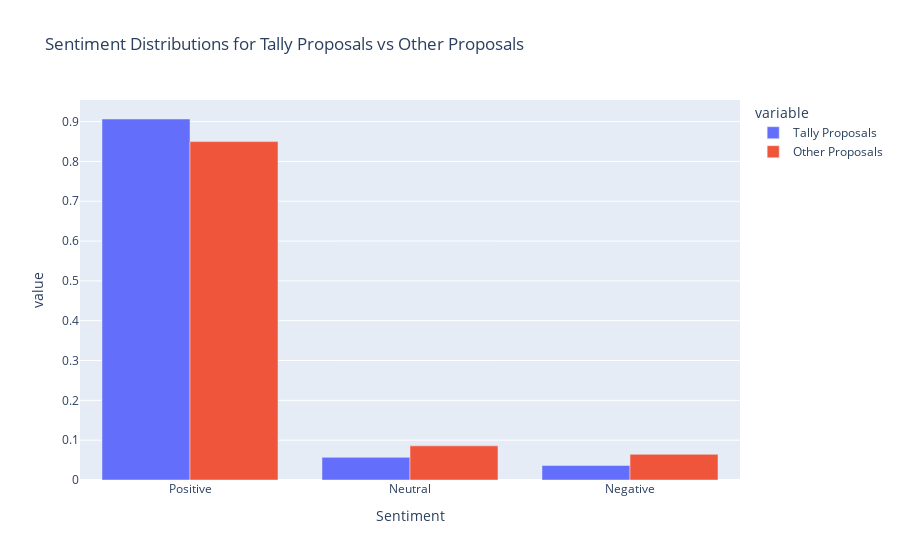

Notebook source saved alongside this figure:
### Markdown cell above
### Does the sentiment towards Tally proposals differ significantly by other proposals?

### Code cell
import pandas as pd
from nltk.sentiment.vader import SentimentIntensityAnalyzer
import plotly.express as px
import scipy.stats as stats

# Load datasets
topics_df = pd.read_csv('forum_topics_data.csv')
posts_df = pd.read_csv('forum_posts_data.csv')

# Filter Tally proposal posts
tally_topic_ids = [21332, 20957, 20856, 20223, 20064, 19899, 19467, 16501, 19696, 18557, 
                   19046, 16131, 15615, 15920, 15425, 15426, 14976, 14688, 14790, 13360, 13362]

tally_posts = posts_df[posts_df['Topic ID'].isin(tally_topic_ids)]

# Filter other proposal posts
other_posts = posts_df[~posts_df['Topic ID'].isin(tally_topic_ids)]

# Initialize SentimentIntensityAnalyzer
sid = SentimentIntensityAnalyzer()

# Function to determine sentiment polarity
def get_sentiment(text):
    scores = sid.polarity_scores(text)
    if scores['compound'] >= 0.05:
        return 'Positive'
    elif scores['compound'] <= -0.05:
        return 'Negative'
    else:
        return 'Neutral'

# Apply sentiment analysis to comments
tally_posts['Sentiment'] = tally_posts['Post Description'].astype(str).apply(get_sentiment)
other_posts['Sentiment'] = other_posts['Post Description'].astype(str).apply(get_sentiment)

# Calculate sentiment distributions
tally_sentiment_counts = tally_posts['Sentiment'].value_counts(normalize=True)
other_sentiment_counts = other_posts['Sentiment'].value_counts(normalize=True)

# Perform statistical test (e.g., Chi-square test) to determine if there's a significant difference
chi2_stat, p_val, _, _ = stats.chi2_contingency([tally_sentiment_counts, other_sentiment_counts])

# Print results
print("Chi-square statistic:", chi2_stat)
print("P-value:", p_val)

# Plot sentiment distributions
fig = px.bar(pd.concat([tally_sentiment_counts, other_sentiment_counts], axis=1, keys=['Tally Proposals', 'Other Proposals']),
             barmode='group', title='Sentiment Distributions for Tally Proposals vs Other Proposals')
fig.show()
fig.write_html("Sentiment Towards Tally Proposals vs Other Proposals.html")

### Figure 1 — Plotly figure (JSON) as saved in the notebook; plotly's stock layout.template omitted (floating-point values rounded to 4 significant figures)
{"data": [{"alignmentgroup": "True", "hovertemplate": "variable=Tally Proposals<br>Sentiment=%{x}<br>value=%{y}<extra></extra>", "legendgroup": "Tally Proposals", "marker": {"color": "#636efa", "pattern": {"shape": ""}}, "name": "Tally Proposals", "offsetgroup": "Tally Proposals", "orientation": "v", "showlegend": true, "textposition": "auto", "type": "bar", "x": ["Positive", "Neutral", "Negative"], "xaxis": "x", "y": [0.9065, 0.05691, 0.03659], "yaxis": "y"}, {"alignmentgroup": "True", "hovertemplate": "variable=Other Proposals<br>Sentiment=%{x}<br>value=%{y}<extra></extra>", "legendgroup": "Other Proposals", "marker": {"color": "#EF553B", "pattern": {"shape": ""}}, "name": "Other Proposals", "offsetgroup": "Other Proposals", "orientation": "v", "showlegend": true, "textposition": "auto", "type": "bar", "x": ["Positive", "Neutral", "Negative"], "xaxis": "x", "y": [0.8498, 0.08571, 0.06448], "yaxis": "y"}], "layout": {"barmode": "group", "legend": {"title": {"text": "variable"}, "tracegroupgap": 0}, "title": {"text": "Sentiment Distributions for Tally Proposals vs Other Proposals"}, "xaxis": {"anchor": "y", "domain": [0, 1], "title": {"text": "Sentiment"}}, "yaxis": {"anchor": "x", "domain": [0, 1], "title": {"text": "value"}}}}
